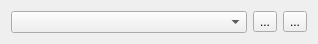
<?xml version="1.0" encoding="UTF-8"?>
<ui version="4.0">
 <class>Form</class>
 <widget class="QWidget" name="Form">
  <property name="geometry">
   <rect>
    <x>0</x>
    <y>0</y>
    <width>318</width>
    <height>43</height>
   </rect>
  </property>
  <property name="windowTitle">
   <string>Form</string>
  </property>
  <layout class="QHBoxLayout" name="horizontalLayout">
   <item>
    <widget class="QgsMapLayerComboBox" name="mMapLayerComboBox"/>
   </item>
   <item>
    <widget class="QToolButton" name="refreshButton">
     <property name="text">
      <string>...</string>
     </property>
    </widget>
   </item>
   <item>
    <widget class="QToolButton" name="selectButton">
     <property name="text">
      <string>...</string>
     </property>
    </widget>
   </item>
  </layout>
 </widget>
 <customwidgets>
  <customwidget>
   <class>QgsMapLayerComboBox</class>
   <extends>QComboBox</extends>
   <header>qgsmaplayercombobox.h</header>
  </customwidget>
 </customwidgets>
 <resources/>
 <connections/>
</ui>
